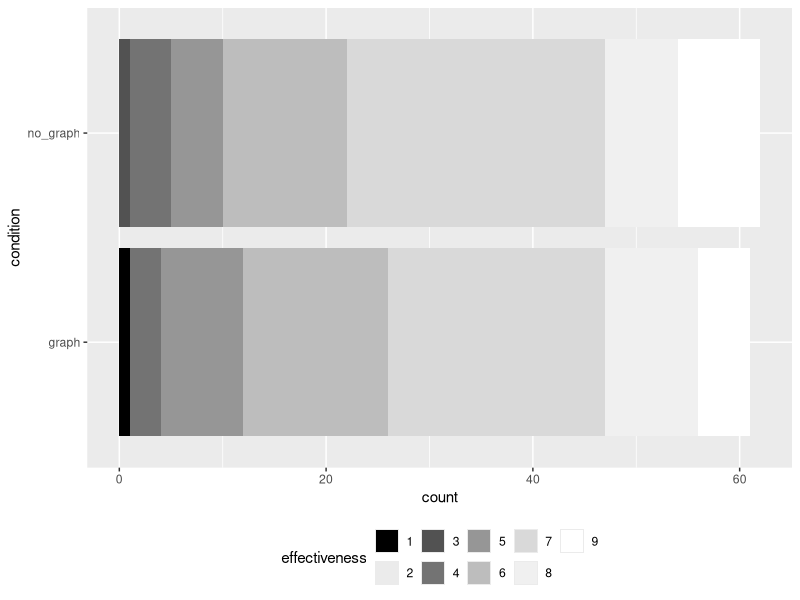

Source code (R): (Note: this script raises an error after producing the figure.)
## ---- chunk 1
library(MASS)
library(ordinal)
library(emmeans)
library(tidyverse)
## ---- chunk 2
dataset <- 
  read_csv("data/blinded.csv",
           col_types = cols(
             experiment = col_integer(),
             condition = col_character(),
             effectiveness = col_integer())) %>%

    # select only experiment 1 (out of 4)
    filter(experiment == "1") %>%
    mutate(
      condition = factor(condition),

      # adding a synthetic participant ID to clearly communicate that this data 
      # is from a between-subjects design
      participant_id = str_c("P", str_pad(row_number(), 2, pad = "0"))) %>%

    dplyr::select(participant_id, condition, effectiveness)
## ---- chunk 3
ftable(xtabs(~ effectiveness + condition, data = dataset))
## ---- chunk 4
dataset %>% 
  # mutate(effectiveness = as.character(effectiveness)) %>% 
  mutate(effectiveness = fct_rev(factor(effectiveness, levels = 1:9))) %>%
  
  # stacked bar plot
  ggplot(aes(x = condition, fill = effectiveness)) +
  geom_bar(position = "stack", stat="count") +
  
  # grey color scale is robust for colorblind
  scale_fill_brewer(palette="Greys", drop = FALSE) +
  
  # horizontal plot
  coord_flip() +
  
  # legend
  guides(fill = guide_legend(reverse = TRUE)) +
  theme(legend.position = "bottom")
## ---- chunk 5
result_wilcox <- 
  wilcox.test(
    effectiveness ~ condition, 
    data = dataset, 
    paired = FALSE,
    conf.int = TRUE)
result_wilcox
## ---- chunk 6
result_ttest <- 
  t.test(
    effectiveness ~ condition, 
    data = dataset, 
    paired = FALSE,
    conf.int = TRUE)
result_ttest
## ---- chunk 7
model_olr <- 
  dataset %>% 
  mutate(effectiveness = ordered(effectiveness, levels = as.character(1:9))) %>% 
  clm(effectiveness ~ condition,
      data = .)
## ---- chunk 8
anova(model_olr, type = "3")
## ---- chunk 9
emmeans(model_olr,  ~ condition)
## ---- chunk 10
confint(model_olr)
## ---- chunk 11

sessionInfo()
